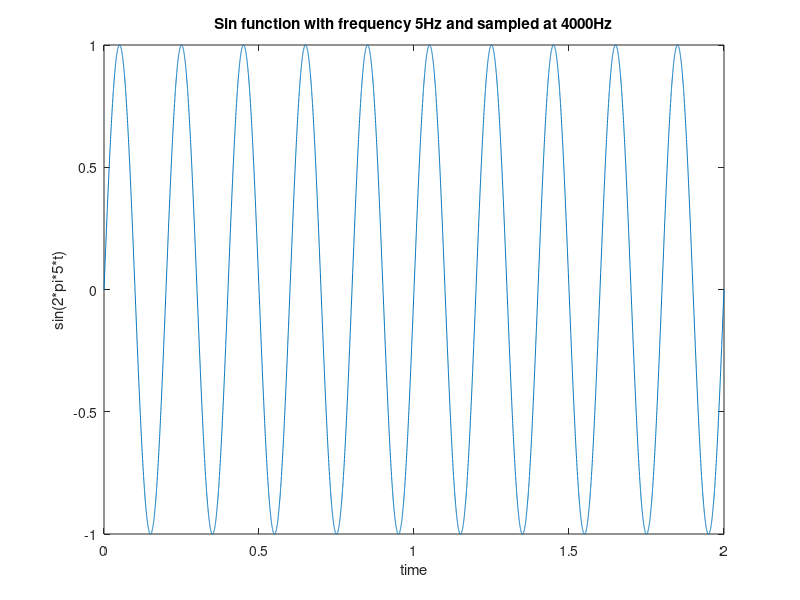

Reproduce this figure in MATLAB.
t  = 0:0.00025:2;
y = sin(2*pi*5*t);
plot(t,y);
ylabel('sin(2*pi*5*t)');
xlabel('time');
title('Sin function with frequency 5Hz and sampled at 4000Hz')
